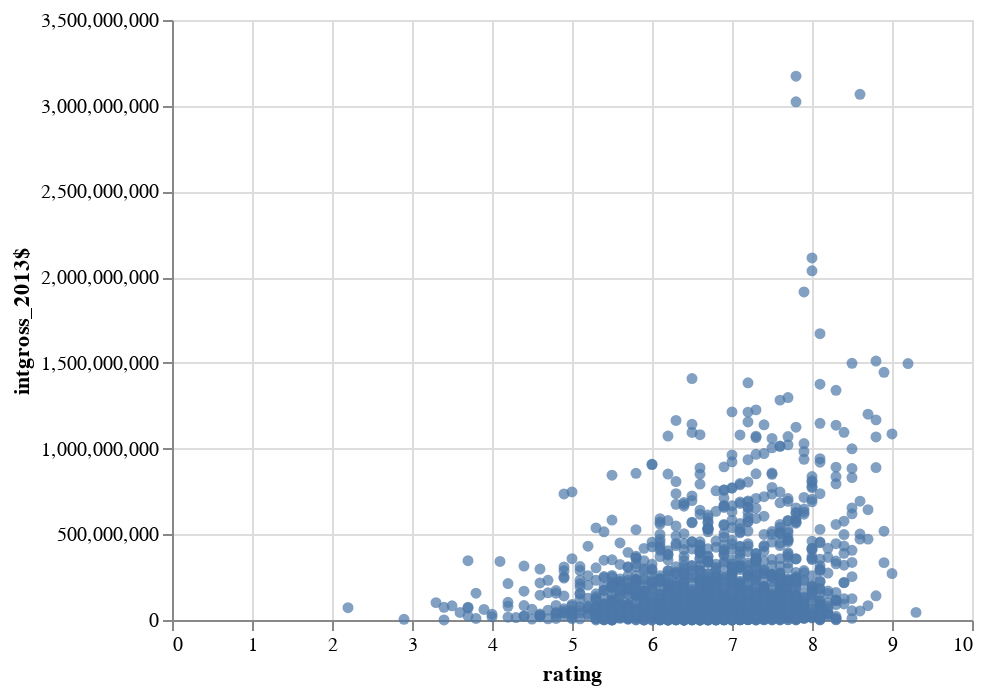

Write notebook code for a chart like this one.
### Markdown cell above
### Step 2: Create your chart. 
This chart is relatively simple so there's no checkpoint.

### Code cell
#TODO: Replicate visualization 4 
plot = alt.Chart(movieDF).mark_circle().encode(
    x=alt.X('rating:Q'),
    y=alt.Y('intgross_2013$')
)
plot

### Figure 1 — Vega-Lite specification as saved in the notebook (floating-point values rounded to 4 significant figures; data arrays with more than 128 entries replaced by an {"elided": "..."} marker saying what was removed)
{"config": {"view": {"continuousWidth": 400, "continuousHeight": 300}}, "data": {"name": "data-ebf9e34a11934a3cc0cc76714007b45e"}, "mark": "circle", "encoding": {"x": {"type": "quantitative", "field": "rating"}, "y": {"type": "quantitative", "field": "intgross_2013$"}}, "$schema": "https://vega.github.io/schema/vega-lite/v4.0.0.json", "datasets": {"data-ebf9e34a11934a3cc0cc76714007b45e": {"elided": "1794 records"}}}
